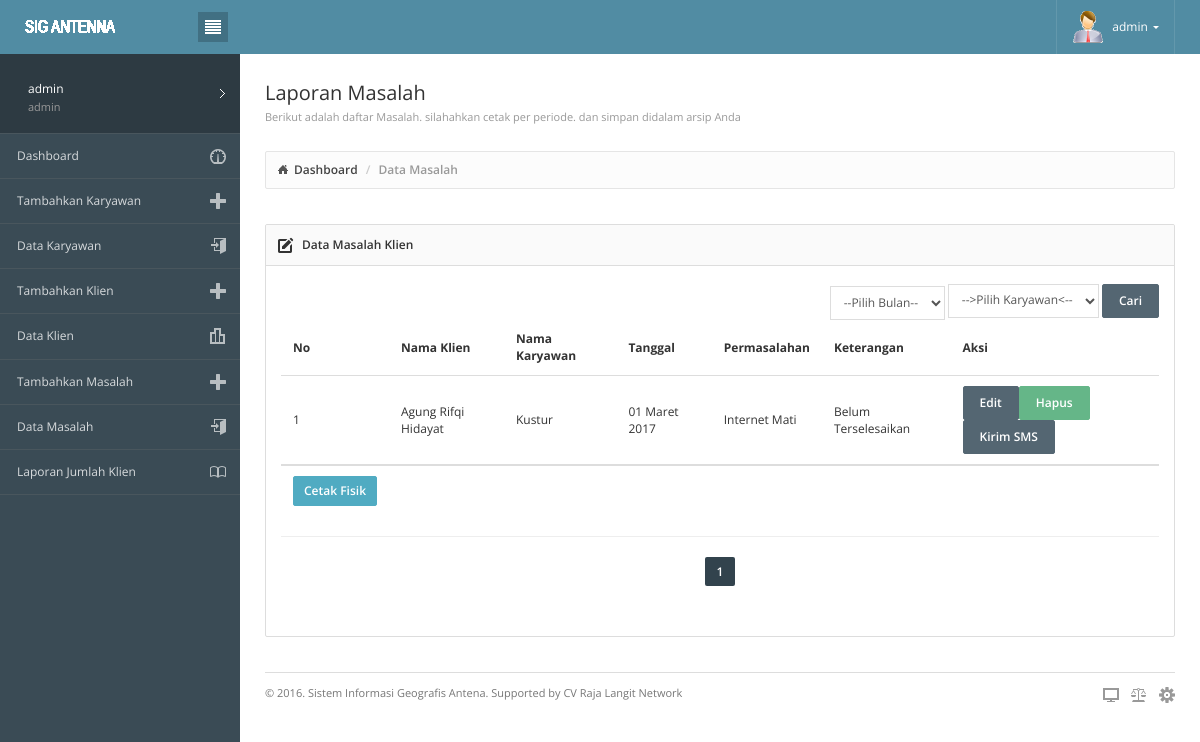
Page /master.php?module=data_masalah (signed in) on the committed database.
### tables this page shows
CREATE TABLE `masalah` (
  `id_masalah` int(11) NOT NULL,
  `id_klien` varchar(11) NOT NULL,
  `id_karyawan` varchar(11) NOT NULL,
  `tanggal` date NOT NULL,
  `permasalahan` text NOT NULL,
  `keterangan` varchar(50) NOT NULL
);

CREATE TABLE `klien` (
  `id_klien` varchar(11) NOT NULL,
  `username` varchar(50) NOT NULL,
  `nama` varchar(50) NOT NULL,
  `jekel` varchar(10) NOT NULL,
  `alamat` text NOT NULL,
  `id_kecamatan` int(11) NOT NULL,
  `telp` varchar(20) NOT NULL,
  `email` varchar(25) NOT NULL,
  `jenis_paket` varchar(30) NOT NULL,
  `lat` double NOT NULL,
  `lng` double NOT NULL,
  `ip_address` varchar(20) NOT NULL,
  `mac_address` varchar(50) NOT NULL,
  `gambar` varchar(100) NOT NULL
);

CREATE TABLE `karyawan` (
  `id_karyawan` varchar(11) NOT NULL,
  `id_kecamatan` int(11) NOT NULL,
  `nama_karyawan` varchar(50) NOT NULL,
  `jekel` varchar(20) NOT NULL,
  `alamat` varchar(100) NOT NULL,
  `telp` varchar(20) NOT NULL,
  `email` varchar(50) NOT NULL,
  `username` varchar(20) NOT NULL,
  `status` varchar(20) NOT NULL,
  `gambar` varchar(100) NOT NULL
);

### fungsi/fungsi_indotgl.php (called while the page is built, shortened)
<?php
	function tgl_indo($tgl){
			$tanggal = substr($tgl,8,2);
			$bulan = getBulan(substr($tgl,5,2));
			$tahun = substr($tgl,0,4);
			return $tanggal.' '.$bulan.' '.$tahun;
	}
	function getBulan($bln){
				switch ($bln){
					case 3:
						return "Maret";
						break;
				}
			}
?>

### modul/admin/data_masalah.php (the view, shortened to what this page needs)
<div class="page-content">
			<div class="page-header">
				<div class="page-title">
					<h3>Laporan Masalah<small> Berikut adalah daftar Masalah. silahahkan cetak per periode. dan simpan didalam arsip Anda</small></h3>
				</div>
			</div>
			<div class="breadcrumb-line">
				<ul class="breadcrumb">
					<li><a href="master.php">Dashboard</a></li>
					<li class="active">Data Masalah</li>
				</ul>
			</div>
<div class="row">
        		<div class="col-md-12">
		            <div class="panel panel-default">
		                <div class="panel-heading">
	                    	<h6 class="panel-title"><i class="icon-pencil3"></i> Data Masalah Klien</h6>
                    	</div>
                    	<div class="panel-body">
                        <div align="right">
                         <form method="post" action="" class="form-inline">
                         <div class="form-group">
                        <select name="tanggal" class="form-control">
                        <option value="">--Pilih Bulan--</option>
                        </select>
                        </div>
                        <div class="form-group">
                        <select name="karyawan" class="form-control" placeholder="Karyawan">
                        <option value="">-->Pilih Karyawan<--</option>
                        </select>
                        </div>
                        <input type="submit" class="btn btn-primary" name="cari" value="Cari">
                        </form>
                        </div>
<?php
if(isset($_POST['cari'])){
	$karyawan=$_POST['karyawan'];
	$tgl=date("Y-m-d");
	$tahun = substr($tgl,0,4);
	$bln=$_POST['tanggal'];
	$tanggal=$tahun."-".$bln;
if(isset($_GET['d'])){
$dataPerhalaman =$_GET['d'];
}else{
$dataPerhalaman = 10;
}
if(isset($_GET['h'])){
	$nohalaman = $_GET['h'];
}else{
	$nohalaman = 1;
}
$offset = ($nohalaman - 1) * $dataPerhalaman;
if($bln==""){
$q=mysql_query("select * from masalah,klien,karyawan,kecamatan where masalah.id_klien=klien.id_klien and klien.id_kecamatan=kecamatan.id_kecamatan and karyawan.id_kecamatan=kecamatan.id_kecamatan and karyawan.id_karyawan='$karyawan' order by masalah.tanggal desc LIMIT $offset, $dataPerhalaman");
}elseif($karyawan==""){
	$q=mysql_query("select * from masalah,klien,karyawan,kecamatan where masalah.id_klien=klien.id_klien and klien.id_kecamatan=kecamatan.id_kecamatan and karyawan.id_kecamatan=kecamatan.id_kecamatan and DATE_FORMAT(masalah.tanggal,'%Y-%m')='$tanggal' order by masalah.tanggal desc LIMIT $offset, $dataPerhalaman");
}else{
	$q=mysql_query("select * from masalah,klien,karyawan,kecamatan where masalah.id_klien=klien.id_klien and klien.id_kecamatan=kecamatan.id_kecamatan and karyawan.id_kecamatan=kecamatan.id_kecamatan and DATE_FORMAT(masalah.tanggal,'%Y-%m')='$tanggal' and karyawan.id_karyawan='$karyawan' order by masalah.tanggal desc LIMIT $offset, $dataPerhalaman");
}
?>
<div class="table-responsive">
<table class="table">
				                    <thead>
				                        <tr>
				                            <th>No</th>
				                            <th>Nama Klien</th>
				                            <th>Nama Karyawan</th>
				                            <th>Tanggal</th>
											<th>Permasalahan</th>
				                            <th>Keterangan</th>
				                            <th>Aksi</th>
				                        </tr>
				                    </thead>
				                    <tbody>
                                    <?php
									$no=0;
									while($r=mysql_fetch_array($q)){ $no++;
										if($r['keterangan']=="Belum Terselesaikan"){
											$a="enabled";
										}else{
											$a="disabled";
										}
										?>
				                        <tr>
				                            <td><?php echo $no;?></td>
				                            <td><?php echo $r["nama"];?></td>
				                            <td><?php echo $r["nama_karyawan"];?></td>
				                            <td><?php echo tgl_indo(date($r["tanggal"]));?></td>
											 <td><?php echo $r["permasalahan"];?></td>
                                            <td><?php echo $r["keterangan"];?></td>
                                            <td><a href="?module=edit_masalah&id=<?php echo $r['id_masalah'];?>"<button class="btn btn-primary">Edit</button></a><a href="?module=aksi_masalah&act=del&id=<?php echo $r['id_masalah'];?>"<button class="btn btn-success">Hapus</button></a><a href="?module=sms&kec=<?php echo $r['kec'];?>&nama=<?php echo $r['nama'];?>&tgl=<?php echo $r['tanggal'];?>&masalah=<?php echo $r['permasalahan'];?>&id=<?php echo $r['id_klien'];?>&alamat=<?php echo $r['alamat'];?>"><input type="button" class="btn btn-primary" value="Kirim SMS" <?php echo $a;?>/></a></td>
				                        </tr>
                                    <?php } ?>
				                    </tbody>
				                    <tr><td><a href="masalah_print.php?karyawan=<?php echo $karyawan;?>&tgl=<?php echo $bln;?>" class="btn btn-info btn-xs">Cetak Fisik</a></td></tr>
				                </table>
                                <hr>
					<div class="text-center block">
<ul class="pagination">
<?php
	$jumData = mysql_num_rows(mysql_query("select * from masalah,klien,karyawan,kecamatan where masalah.id_klien=klien.id_klien and klien.id_kecamatan=kecamatan.id_kecamatan and karyawan.id_kecamatan=kecamatan.id_kecamatan order by masalah.tanggal desc"));
$jumhalaman = ceil($jumData/$dataPerhalaman);
if ($nohalaman > 1){
	echo "<li><a role='button' href='".$_SERVER['PHP_SELF']."?module=data_masalah&d=$dataPerhalaman&h=".($nohalaman-1)."' >&larr;</a></li>";
}
for($halaman = 1; $halaman <= $jumhalaman; $halaman++)
{
		 if ((($halaman >= $nohalaman - 3) && ($halaman <= $nohalaman + 3)) || ($halaman == 1) || ($halaman == $jumhalaman))
		 {
			if (($showhalaman == 1) && ($halaman != 2)){  echo "...";}
			if (($showhalaman != ($jumhalaman - 1)) && ($halaman == $jumhalaman)){  echo "...";}
			if ($halaman == $nohalaman){
				echo " <li class='active'><a href='#'>".$halaman."</a></li>";
			}else{
				echo "<li><a href='".$_SERVER['PHP_SELF']."?module=data_masalah&d=$dataPerhalaman&h=".$halaman."'>".$halaman."</a><li>";
			}
			$showhalaman = $halaman;
		 }
}
if ($nohalaman < $jumhalaman){
	echo "<li><a role='button' href='".$_SERVER['PHP_SELF']."?module=data_masalah&d=$dataPerhalaman&h=".($nohalaman+1)."' >&rarr;</a></li>";
}
?>
</ul>
</div>
</div>
<?php
}else{
if(isset($_GET['d'])){
$dataPerhalaman =$_GET['d'];
}else{
$dataPerhalaman = 10;
}
if(isset($_GET['h'])){
	$nohalaman = $_GET['h'];
}else{
	$nohalaman = 1;
}
$offset = ($nohalaman - 1) * $dataPerhalaman;
$q=mysql_query("select * from masalah,klien,karyawan,kecamatan where masalah.id_klien=klien.id_klien and klien.id_kecamatan=kecamatan.id_kecamatan and karyawan.id_kecamatan=kecamatan.id_kecamatan order by masalah.tanggal desc LIMIT $offset, $dataPerhalaman");
?>
<div class="table-responsive">
<table class="table">
				                    <thead>
				                        <tr>
				                            <th>No</th>
				                            <th>Nama Klien</th>
				                            <th>Nama Karyawan</th>
				                            <th>Tanggal</th>
											<th>Permasalahan</th>
				                            <th>Keterangan</th>
				                            <th>Aksi</th>
				                        </tr>
				                    </thead>
				                    <tbody>
                                    <?php
									$no=0;
									while($r=mysql_fetch_array($q)){ $no++;
										if($r['keterangan']=="Belum Terselesaikan"){
											$a="enabled";
										}else{
											$a="disabled";
										}
										?>
				                        <tr>
				                            <td><?php echo $no;?></td>
				                            <td><?php echo $r["nama"];?></td>
				                            <td><?php echo $r["nama_karyawan"];?></td>
				                            <td><?php echo tgl_indo(date($r["tanggal"]));?></td>
											 <td><?php echo $r["permasalahan"];?></td>
                                            <td><?php echo $r["keterangan"];?></td>
                                            <td><a href="?module=edit_masalah&id=<?php echo $r['id_masalah'];?>"<button class="btn btn-primary">Edit</button></a><a href="?module=aksi_masalah&act=del&id=<?php echo $r['id_masalah'];?>"<button class="btn btn-success">Hapus</button></a><a href="?module=sms&kec=<?php echo $r['id_karyawan'];?>&nama=<?php echo $r['nama'];?>&tgl=<?php echo $r['tanggal'];?>&masalah=<?php echo $r['permasalahan'];?>&id=<?php echo $r['id_klien'];?>&alamat=<?php echo $r['alamat'];?>"><input type="button" class="btn btn-primary" value="Kirim SMS" <?php echo $a;?>/></a></td>
				                        </tr>
                                    <?php } ?>
				                    </tbody>
				                    <tr><td><a href="masalah_print.php" class="btn btn-info btn-xs">Cetak Fisik</a></td></tr>
				                </table>
                                <hr>
					<div class="text-center block">
<ul class="pagination">
<?php
	$jumData = mysql_num_rows(mysql_query("select * from masalah,klien,karyawan,kecamatan where masalah.id_klien=klien.id_klien and klien.id_kecamatan=kecamatan.id_kecamatan and karyawan.id_kecamatan=kecamatan.id_kecamatan order by masalah.tanggal desc"));
$jumhalaman = ceil($jumData/$dataPerhalaman);
for($halaman = 1; $halaman <= $jumhalaman; $halaman++)
{
		 if ((($halaman >= $nohalaman - 3) && ($halaman <= $nohalaman + 3)) || ($halaman == 1) || ($halaman == $jumhalaman))
		 {
			if ($halaman == $nohalaman){
				echo " <li class='active'><a href='#'>".$halaman."</a></li>";
			}else{
				echo "<li><a href='".$_SERVER['PHP_SELF']."?module=data_masalah&d=$dataPerhalaman&h=".$halaman."'>".$halaman."</a><li>";
			}
		 }
}
?>
</ul>
</div>
</div>
<?php
}
?>
                        </div>
                    </div>
        		</div>
</div>

### rows in the picture
masalah: id_klien.nama "Agung Rifqi Hidayat", karyawan.nama_karyawan "Kustur", tanggal "01 Maret 2017", permasalahan "Internet Mati", keterangan "Belum Terselesaikan"

### other values in the picture
$_SESSION['user'] "admin"
$_SESSION["user"] "admin"
$_SESSION["hak_akses"] "admin"
